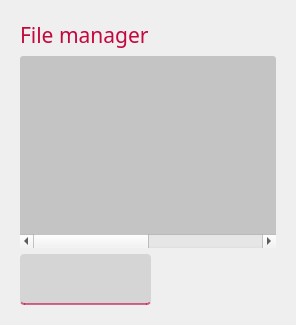
         <widget class="QWidget" name="files_pages">
          <layout class="QGridLayout" name="gridLayout_5">
           <item row="0" column="0">
            <widget class="QWidget" name="widget_6" native="true">
             <layout class="QGridLayout" name="gridLayout_8">
              <item row="0" column="0">
               <widget class="QLabel" name="label_filemanager">
                <property name="font">
                 <font>
                  <family>Moon</family>
                  <pointsize>16</pointsize>
                 </font>
                </property>
                <property name="styleSheet">
                 <string notr="true">color: rgb(195,7,63);</string>
                </property>
                <property name="text">
                 <string>File manager</string>
                </property>
               </widget>
              </item>
              <item row="1" column="0">
               <widget class="QTableWidget" name="tableWidget_all_data">
                <property name="font">
                 <font>
                  <family>Moon</family>
                  <pointsize>12</pointsize>
                 </font>
                </property>
                <property name="styleSheet">
                 <string notr="true">QHeaderView::section{
background-color: rgba(195,7, 63,100);
}
QTableWidget{
background-color: rgba(20,20,20,50);
border:none;
color:rgb(255,255,255);
border-radius:3px;
}
QTableWidget::item:selected {
background-color: rgba(195, 7, 63, 100);
border-radius:6px;
}
QTableWidget::item:hover {
background-color:rgba(20,20,20,100);
border-radius:6px;
}
QHeaderView::section:horizontal {
border-top: 1px solid rgba(195, 7, 63, 255);
}</string>
                </property>
                <property name="showGrid">
                 <bool>false</bool>
                </property>
                <property name="gridStyle">
                 <enum>Qt::SolidLine</enum>
                </property>
                <property name="columnCount">
                 <number>2</number>
                </property>
                <attribute name="horizontalHeaderVisible">
                 <bool>false</bool>
                </attribute>
                <attribute name="horizontalHeaderCascadingSectionResizes">
                 <bool>false</bool>
                </attribute>
                <attribute name="horizontalHeaderDefaultSectionSize">
                 <number>610</number>
                </attribute>
                <attribute name="horizontalHeaderMinimumSectionSize">
                 <number>0</number>
                </attribute>
                <attribute name="horizontalHeaderStretchLastSection">
                 <bool>false</bool>
                </attribute>
                <attribute name="verticalHeaderVisible">
                 <bool>false</bool>
                </attribute>
                <column/>
                <column/>
               </widget>
              </item>
              <item row="2" column="0">
               <widget class="QPushButton" name="delete_btn">
                <property name="maximumSize">
                 <size>
                  <width>131</width>
                  <height>51</height>
                 </size>
                </property>
                <property name="font">
                 <font>
                  <family>Moon</family>
                 </font>
                </property>
                <property name="styleSheet">
                 <string notr="true">QPushButton{
background-color: rgba(20,20,20,30);
border-radius:4px;
border-bottom: 2px solid rgba(195, 7, 63, 150);
color:rgb(255,255,255);
height:50px;
}
QPushButton:hover{
background-color:rgba(20,20,20,100);
border-radius:6px;
}
QPushButton:pressed{
border: 1px solid rgba(176, 243, 241, 255);
background-color: rgba(20, 20, 20, 200);
border-radius:8px;
}</string>
                </property>
                <property name="text">
                 <string/>
                </property>
                <property name="icon">
                 <iconset resource="resources.qrc">
                  <normaloff>:/icons/icons/icon_delete.png</normaloff>:/icons/icons/icon_delete.png</iconset>
                </property>
                <property name="iconSize">
                 <size>
                  <width>18</width>
                  <height>18</height>
                 </size>
                </property>
               </widget>
              </item>
             </layout>
            </widget>
           </item>
          </layout>
         </widget>
